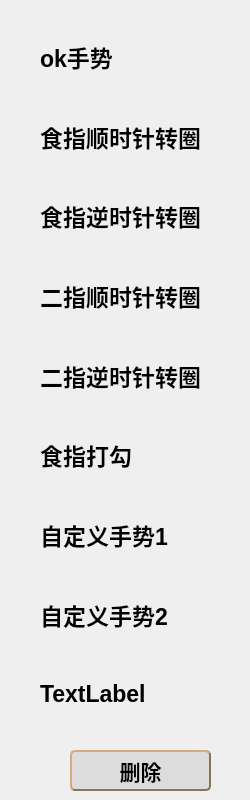
            <widget class="QWidget" name="page_16">
             <widget class="QWidget" name="verticalLayoutWidget_7">
              <property name="geometry">
               <rect>
                <x>40</x>
                <y>20</y>
                <width>201</width>
                <height>711</height>
               </rect>
              </property>
              <layout class="QVBoxLayout" name="verticalLayout_12">
               <item>
                <widget class="QLabel" name="label_30">
                 <property name="styleSheet">
                  <string notr="true">font: bold 23px;
color:rgb(0, 0, 0);</string>
                 </property>
                 <property name="text">
                  <string>ok手势</string>
                 </property>
                </widget>
               </item>
               <item>
                <widget class="QLabel" name="label_29">
                 <property name="styleSheet">
                  <string notr="true">font: bold 23px;
color:rgb(0, 0, 0);</string>
                 </property>
                 <property name="text">
                  <string>食指顺时针转圈</string>
                 </property>
                </widget>
               </item>
               <item>
                <widget class="QLabel" name="label_28">
                 <property name="styleSheet">
                  <string notr="true">font: bold 23px;
color:rgb(0, 0, 0);</string>
                 </property>
                 <property name="text">
                  <string>食指逆时针转圈</string>
                 </property>
                </widget>
               </item>
               <item>
                <widget class="QLabel" name="label_27">
                 <property name="styleSheet">
                  <string notr="true">font: bold 23px;
color:rgb(0, 0, 0);</string>
                 </property>
                 <property name="text">
                  <string>二指顺时针转圈</string>
                 </property>
                </widget>
               </item>
               <item>
                <widget class="QLabel" name="label_26">
                 <property name="styleSheet">
                  <string notr="true">font: bold 23px;
color:rgb(0, 0, 0);</string>
                 </property>
                 <property name="text">
                  <string>二指逆时针转圈</string>
                 </property>
                </widget>
               </item>
               <item>
                <widget class="QLabel" name="label_25">
                 <property name="styleSheet">
                  <string notr="true">font: bold 23px;
color:rgb(0, 0, 0);</string>
                 </property>
                 <property name="text">
                  <string>食指打勾</string>
                 </property>
                </widget>
               </item>
               <item>
                <widget class="QLabel" name="label_24">
                 <property name="enabled">
                  <bool>true</bool>
                 </property>
                 <property name="styleSheet">
                  <string notr="true">font: bold 23px;
color:rgb(0, 0, 0);</string>
                 </property>
                 <property name="text">
                  <string>自定义手势1</string>
                 </property>
                </widget>
               </item>
               <item>
                <widget class="QLabel" name="label_31">
                 <property name="styleSheet">
                  <string notr="true">font: bold 23px;
color:rgb(0, 0, 0);</string>
                 </property>
                 <property name="text">
                  <string>自定义手势2</string>
                 </property>
                </widget>
               </item>
               <item>
                <widget class="QLabel" name="label_32">
                 <property name="styleSheet">
                  <string notr="true">font: bold 23px;
color:rgb(0, 0, 0);</string>
                 </property>
                 <property name="text">
                  <string>TextLabel</string>
                 </property>
                </widget>
               </item>
              </layout>
             </widget>
             <widget class="QPushButton" name="pushButton_3">
              <property name="geometry">
               <rect>
                <x>70</x>
                <y>750</y>
                <width>141</width>
                <height>41</height>
               </rect>
              </property>
              <property name="styleSheet">
               <string notr="true">QPushButton
{
	background-color: rgb(221, 220, 220); /*背景色*/ 
	border-style: outset;
	border-width: 2px;
	border-radius:5px; /*边界圆滑*/
	border-color: #8B7355;
	font: bold 21px;
	min-width:2em;
	color:black; /*字体颜色*/
    height:35px;
	padding: 5px;
}
 
QPushButton:hover
{
	background-color: rgb(172, 171, 170);
}
 
QPushButton:pressed
{
	background-color: rgb(161, 158, 160); /*伪状态经过时背景色*/ 
	border-style: inset;
}
QPushButton:!enabled{
	background-color: rgb(161, 158, 160);
	border-style: inset;
}</string>
              </property>
              <property name="text">
               <string>删除</string>
              </property>
             </widget>
            </widget>
